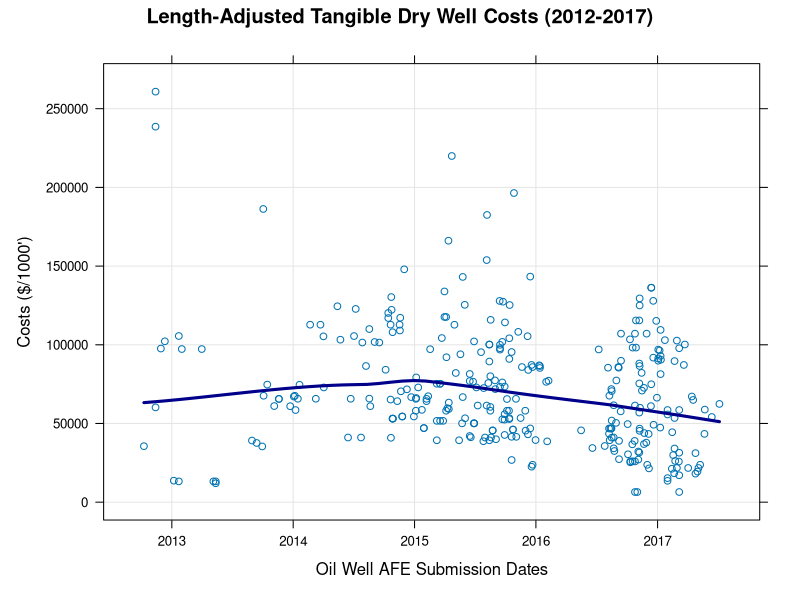

Write R code to recreate this figure.
library(lattice)
Data <- read.csv("afes.csv", header=TRUE)
str(Data)
Data$new <- Data$TangibleDryWell / (Data$Length / 1000)
Data$ProductDates <- as.POSIXct(strptime(Data$ProductDates,"%d-%B-%Y"))
regmodel <- lm(new ~ ProductDates, data=Data)
xyplot(new ~ ProductDates, data = Data[order(Data$ProductDates),],
       xlab = "Oil Well AFE Submission Dates",
       ylab = "Costs ($/1000')",
       main = "Length-Adjusted Tangible Dry Well Costs (2012-2017)",
       grid = TRUE,
       type = c("p", "smooth"), col.line = "darkblue", lwd = 3
)